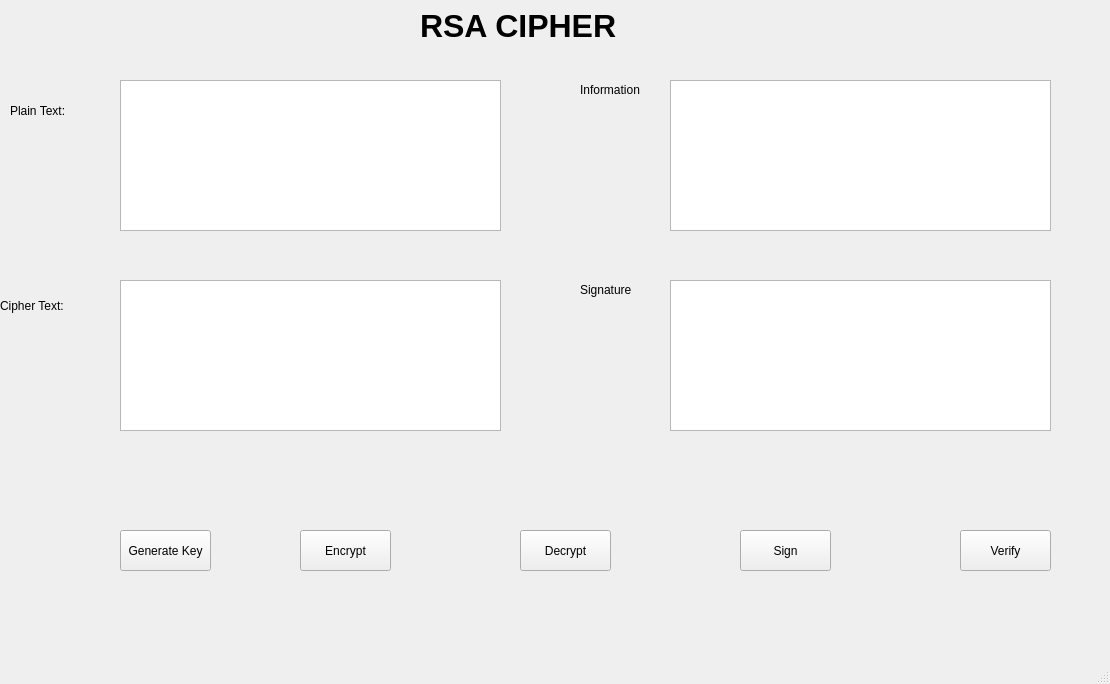
<?xml version="1.0" encoding="UTF-8"?>
<ui version="4.0">
 <class>MainWindow</class>
 <widget class="QMainWindow" name="MainWindow">
  <property name="geometry">
   <rect>
    <x>0</x>
    <y>0</y>
    <width>1110</width>
    <height>684</height>
   </rect>
  </property>
  <property name="windowTitle">
   <string>MainWindow</string>
  </property>
  <widget class="QWidget" name="centralwidget">
   <widget class="QTextEdit" name="txt_cipherText">
    <property name="geometry">
     <rect>
      <x>120</x>
      <y>280</y>
      <width>381</width>
      <height>151</height>
     </rect>
    </property>
   </widget>
   <widget class="QLabel" name="label">
    <property name="geometry">
     <rect>
      <x>420</x>
      <y>0</y>
      <width>261</width>
      <height>51</height>
     </rect>
    </property>
    <property name="font">
     <font>
      <pointsize>24</pointsize>
      <weight>75</weight>
      <bold>true</bold>
     </font>
    </property>
    <property name="text">
     <string>RSA CIPHER</string>
    </property>
   </widget>
   <widget class="QPushButton" name="btn_ge">
    <property name="geometry">
     <rect>
      <x>120</x>
      <y>530</y>
      <width>91</width>
      <height>41</height>
     </rect>
    </property>
    <property name="text">
     <string>Generate Key</string>
    </property>
   </widget>
   <widget class="QTextEdit" name="txt_plainText">
    <property name="geometry">
     <rect>
      <x>120</x>
      <y>80</y>
      <width>381</width>
      <height>151</height>
     </rect>
    </property>
   </widget>
   <widget class="QLabel" name="lbl_cipherText">
    <property name="geometry">
     <rect>
      <x>0</x>
      <y>290</y>
      <width>111</width>
      <height>31</height>
     </rect>
    </property>
    <property name="font">
     <font>
      <pointsize>9</pointsize>
     </font>
    </property>
    <property name="text">
     <string>Cipher Text:</string>
    </property>
   </widget>
   <widget class="QLabel" name="lbl_plain">
    <property name="geometry">
     <rect>
      <x>10</x>
      <y>90</y>
      <width>81</width>
      <height>41</height>
     </rect>
    </property>
    <property name="font">
     <font>
      <pointsize>9</pointsize>
     </font>
    </property>
    <property name="text">
     <string>Plain Text:</string>
    </property>
   </widget>
   <widget class="QPushButton" name="btn_en">
    <property name="geometry">
     <rect>
      <x>300</x>
      <y>530</y>
      <width>91</width>
      <height>41</height>
     </rect>
    </property>
    <property name="text">
     <string>Encrypt</string>
    </property>
   </widget>
   <widget class="QPushButton" name="btn_sign">
    <property name="geometry">
     <rect>
      <x>740</x>
      <y>530</y>
      <width>91</width>
      <height>41</height>
     </rect>
    </property>
    <property name="text">
     <string>Sign</string>
    </property>
   </widget>
   <widget class="QLabel" name="lbl_in4">
    <property name="geometry">
     <rect>
      <x>580</x>
      <y>80</y>
      <width>81</width>
      <height>20</height>
     </rect>
    </property>
    <property name="font">
     <font>
      <pointsize>9</pointsize>
     </font>
    </property>
    <property name="text">
     <string>Information</string>
    </property>
   </widget>
   <widget class="QTextEdit" name="txt_in4">
    <property name="geometry">
     <rect>
      <x>670</x>
      <y>80</y>
      <width>381</width>
      <height>151</height>
     </rect>
    </property>
   </widget>
   <widget class="QTextEdit" name="txt_sign">
    <property name="geometry">
     <rect>
      <x>670</x>
      <y>280</y>
      <width>381</width>
      <height>151</height>
     </rect>
    </property>
   </widget>
   <widget class="QPushButton" name="btn_verify_2">
    <property name="geometry">
     <rect>
      <x>960</x>
      <y>530</y>
      <width>91</width>
      <height>41</height>
     </rect>
    </property>
    <property name="text">
     <string>Verify</string>
    </property>
   </widget>
   <widget class="QPushButton" name="btn_de">
    <property name="geometry">
     <rect>
      <x>520</x>
      <y>530</y>
      <width>91</width>
      <height>41</height>
     </rect>
    </property>
    <property name="text">
     <string>Decrypt</string>
    </property>
   </widget>
   <widget class="QLabel" name="lbl_sign">
    <property name="geometry">
     <rect>
      <x>580</x>
      <y>280</y>
      <width>81</width>
      <height>20</height>
     </rect>
    </property>
    <property name="font">
     <font>
      <pointsize>9</pointsize>
     </font>
    </property>
    <property name="text">
     <string>Signature</string>
    </property>
   </widget>
  </widget>
  <widget class="QMenuBar" name="menubar">
   <property name="geometry">
    <rect>
     <x>0</x>
     <y>0</y>
     <width>1110</width>
     <height>26</height>
    </rect>
   </property>
  </widget>
  <widget class="QStatusBar" name="statusbar"/>
 </widget>
 <resources/>
 <connections/>
</ui>
